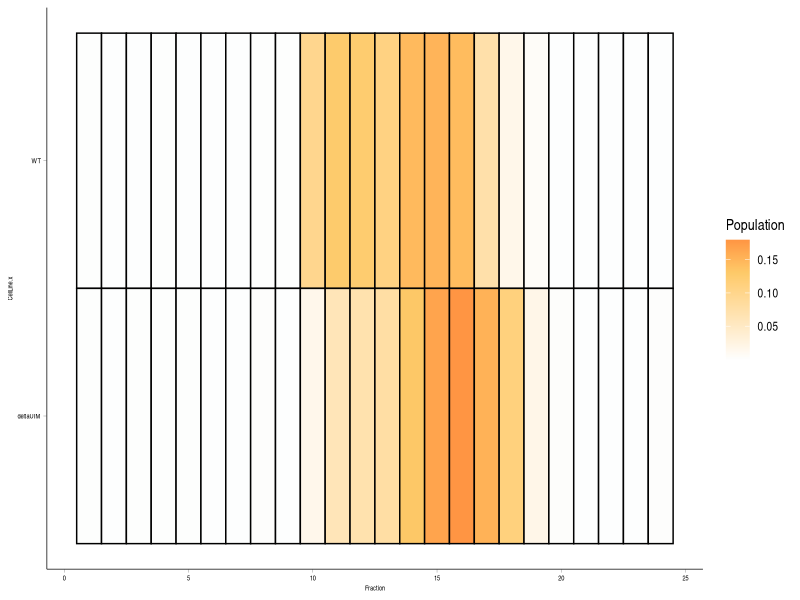
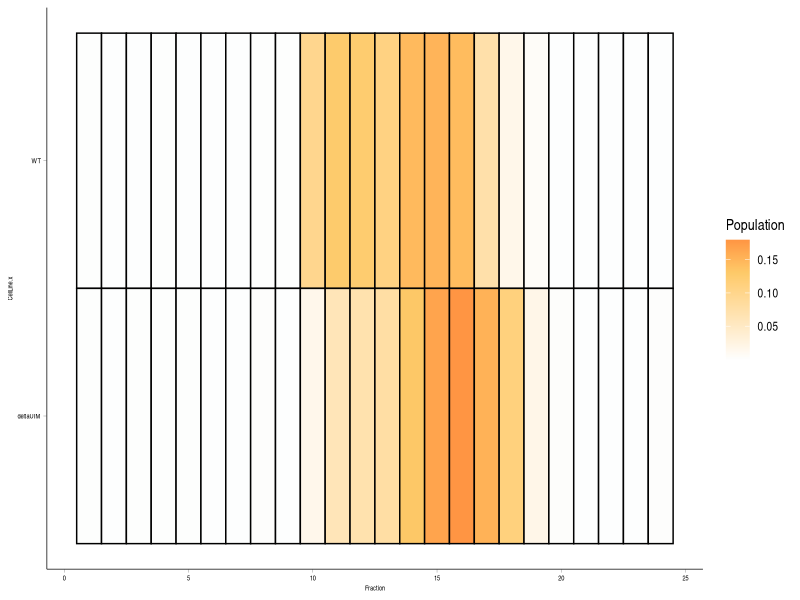
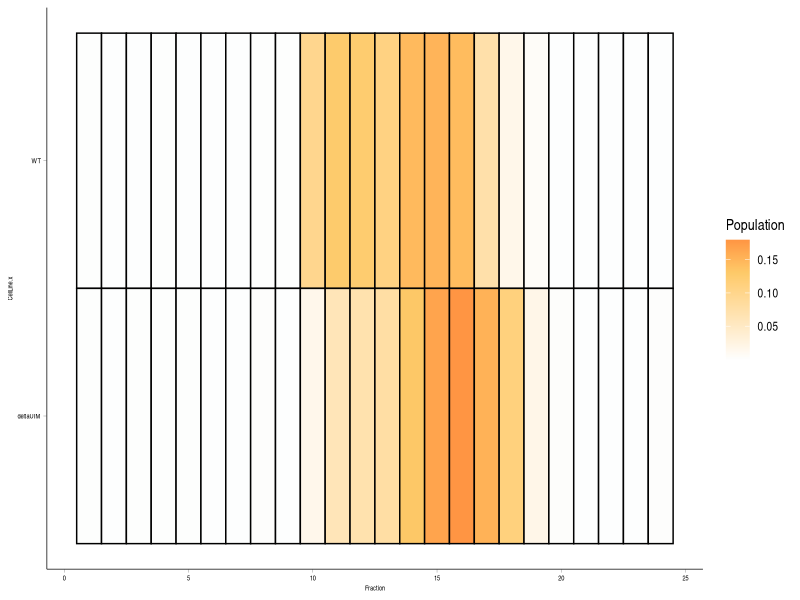

The R source for these figures, in order:

#GlycerolGradient_Heatmap Script
#Rithik Castelino (Walters Lab, NCI)
#Designed for ∆UIM Manuscript, taking in pixel intensity of western blots for varying proteasomal subunits after HCT116 Cell Lysates (WT, ∆UIM, and ∆RAZUL)
#were separated by a glycerol gradient.

#Loading in packages
if(!require(tidyverse)) { install.packages("tidyverse"); library(tidyverse)}
if(!require(ggpubr)) { install.packages("ggpubr"); library(ggpubr)}

#Loading in Data
raw_data <- read.csv("Input/20241112_GlycerolGradient_Figure3_Quantified.csv")

#Subtracting Background & Finding % of Lane
Processed_data_ECPAS_WT <- raw_data %>% 
  filter(., (CellLine == "WT" & Protein == "beta5" & Type == "Background")) %>% 
  inner_join(., filter(raw_data, (CellLine == "WT" & Protein == "beta5" & Type == "Sample")), by="Lane") %>% 
  mutate(., Difference = abs(Value.x - Value.y)) %>% 
  mutate(., Population = Difference/sum(Difference))

Processed_data_ECPAS_deltaUIM <- raw_data %>% 
  filter(., (CellLine == "deltaUIM" & Protein == "beta5" & Type == "Background")) %>% 
  inner_join(., filter(raw_data, (CellLine == "deltaUIM" & Protein == "beta5" & Type == "Sample")), by="Lane") %>% 
  mutate(., Difference = abs(Value.x - Value.y)) %>% 
  mutate(., Population = Difference/sum(Difference))

Processed_data_ECPAS <- rbind(Processed_data_ECPAS_WT, Processed_data_ECPAS_deltaUIM)

Data_toplot <- Processed_data_ECPAS %>% 
  mutate(., CellLine = factor(CellLine.x, levels = c("deltaUIM", "WT")))

ECPAS <- ggplot(data = Data_toplot, aes(y=CellLine.x, x=Lane, fill=Population)) +
  theme_classic() +
  geom_tile(color = "black", linewidth = 0.5) +
  scale_fill_gradient2(low = '#fdfefe', mid = "#fdca69", high="#ff0000", midpoint=0.13) +
  labs(x="Fraction") +
  theme(axis.text = element_text(size=5, colour = "black"), 
        axis.title = element_text(size=5, colour = "black"), 
        axis.title.x = element_text(margin = margin(t = 2)),
        axis.title.y = element_text(margin = margin(r = 2)),
        axis.line = element_line(size = 0.25, colour = "black"),
        axis.ticks.length = unit(0.087, "cm"),
        axis.ticks = element_line(size = 0.087),
        text = element_text(family="Arial Narrow"),
        plot.background = element_blank(), panel.background = element_rect(fill = 'transparent'), 
        legend.background = element_rect(fill='transparent'))
ECPAS
ggsave("./Output/beta5.svg", ECPAS)
ggsave("./Output/beta5.tiff", ECPAS)
